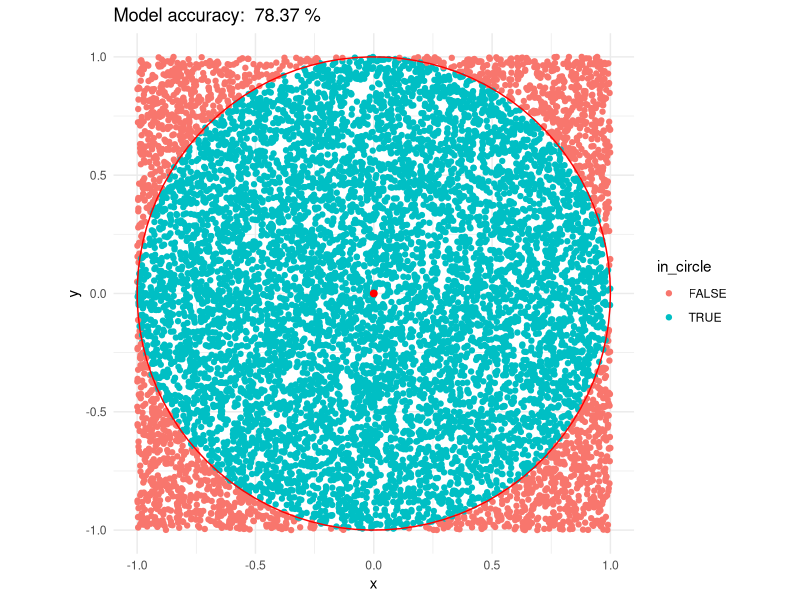

R code for this plot:
## ---- chunk 1
knitr::opts_chunk$set(echo = TRUE)
## ---- chunk 2
library(tidyverse)
## ---- chunk 3
# Number of simulations to run
num_darts <- 10000

# Start our counter at zero
num_darts_in_circle <- 0

for (i in 1:num_darts) {
  x <- runif(n=1, min=-1, max=1)
  y <- runif(n=1, min=-1, max=1)
  if (x^2 + y^2 <= 1) {
    num_darts_in_circle = num_darts_in_circle + 1
  }
}

paste("Model accuracy: ", num_darts_in_circle/num_darts*100, "%")

# pi = 3.14159265359
paste("Model estimate of pi: ", 4 * num_darts_in_circle / num_darts)
## ---- chunk 4
# Number of simulations to run
num_darts <- 10000

# Start our counter at zero
num_darts_in_circle <- 0

# Vectors of length num_darts
x <- runif(n=num_darts, min=-1, max=1)
y <- runif(n=num_darts, min=-1, max=1)

# Also a vector of length num_darts
sum_squares <- x^2 + y^2
indexes_darts_in_circle <- which(sum_squares <= 1)

num_darts_in_circle2 <- length(indexes_darts_in_circle)

paste("Model accuracy: ", num_darts_in_circle2/num_darts*100, "%")

# pi = 3.14159265359
paste("Model estimate of pi: ", 4 * num_darts_in_circle2 / num_darts)
## ---- chunk 5

# Create a data frame with the generated points
df <- data.frame(x, y, in_circle = sum_squares <= 1)

# Create a scatter plot of the points, color them based on whether they are inside the circle or not
plot <- ggplot(df, aes(x, y, color = in_circle)) +
  geom_point() +
  theme_minimal()

# Create a data frame for circle points
circle_df <- data.frame(
  x = cos(seq(0, 2 * pi, length.out = 100)),
  y = sin(seq(0, 2 * pi, length.out = 100))
)

# Add a red circle to the plot
plot <- plot +
  geom_point(data = data.frame(x = 0, y = 0), aes(x, y), color = "red", size = 2) +
  geom_path(data = circle_df, aes(x, y), color = "red")+
  labs(title=paste("Model accuracy: ", num_darts_in_circle2/num_darts*100, "%"))

# Set the aspect ratio to 1
plot <- plot + coord_fixed(ratio = 1)

# Display the plot
print(plot)
